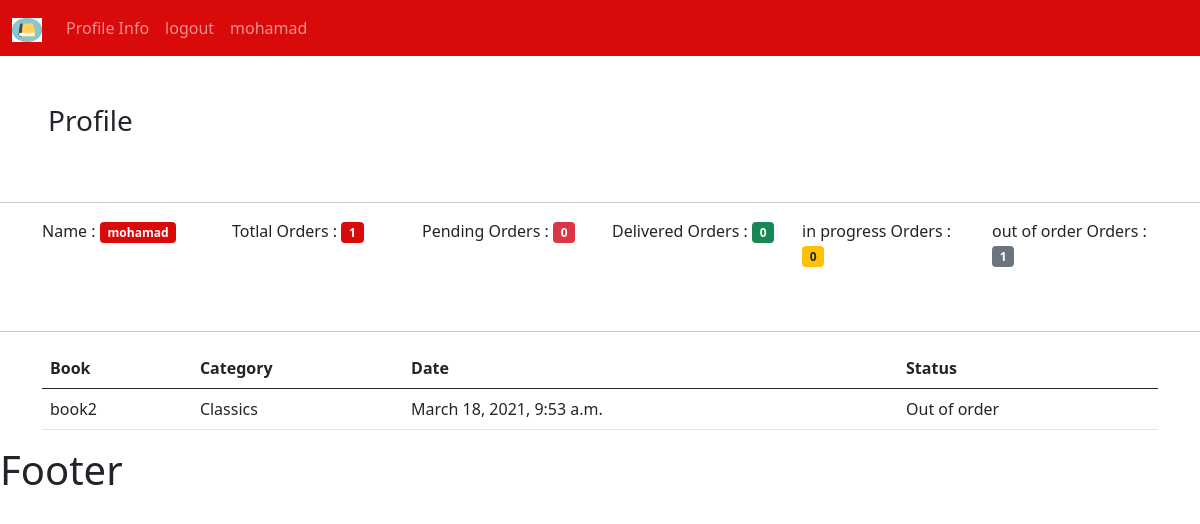
/user/ (signed in), run on the app's committed database.
### bookstore/models.py (models this page shows, shortened)
class Order(models.Model):
        STATUS= (
        ('Pending','Pending'),
        ('Delivered','Delivered'),
        ('Out of order','out of order'),
        ('in progress','in progress'),
        )
        customer=models.ForeignKey(Customer,null=True,on_delete=models.SET_NULL)
        book=models.ForeignKey(Book,null=True,on_delete=models.SET_NULL)
        tag=models.ManyToManyField(Tag)
        status=models.CharField(max_length=100,null=True , choices=STATUS)
        date_created = models.DateTimeField(auto_now_add=True,null=True)

class Book(models.Model):
        CATEGORY= (
        ('Classics','Classics'),
        ('Comic Book ','Comic Book '),
        ('Fantasy','Fantasy'),
        ('Horror','Horror'),
        )
        name=models.CharField(max_length=100,null=True)
        auther=models.CharField(max_length=100,null=True)
        price=models.FloatField(max_length=100,null=True)
        category=models.CharField(max_length=100,null=True, choices=CATEGORY)
        tag=models.ManyToManyField(Tag)
        description=models.CharField(max_length=200,null=True)
        date_created = models.DateTimeField(auto_now_add=True,null=True)
        def __str__(self):
            return self.name

### bookstore/decorators.py (the view)
        def wrapper_func(request , *args ,**kwargs):
            group =None
            if request.user.groups.exists():
                group =request.user.groups.all()[0].name
                if group in allowedgroups:
                  return view_func(request , *args ,**kwargs)
                else:
                  return redirect('user')

### bookstore/views.py (called while the page is built)
@login_required(login_url="login")
@allowedUsers(allowedgroups=["customer"])
def userprofile(request):
   orders=request.user.customer.order_set.all()
   t_orders=orders.count()
   d_orders=orders.filter(status='Delivered').count()
   p_orders=orders.filter(status='Pending').count()
   i_orders=orders.filter(status='in progress ').count()
   o_orders=orders.filter(status='Out of order').count()
   context = {
   'orders':orders,
   't_orders':t_orders,
   'p_orders':p_orders,
   'd_orders':d_orders,
   'i_orders':i_orders,
   'o_orders':o_orders
   }
   return render(request,'bookstore/profile.html', context)

### bookstore/templates/bookstore/profile.html
{% extends 'bookstore/main.html'%}
{% block content %}
<h3 class='p-5'> Profile</h3>
<hr>
<div class="container pb-5">
  <div class="row">
    <div class="col-sm">
     Name : <span class="badge bg-primary">{{request.user.username}}</span>
    </div>
    <div class="col-sm">
     Totlal Orders : <span class="badge bg-primary">{{t_orders}}</span>
    </div>
    <div class="col-sm">
      Pending Orders : <span class="badge bg-danger">{{p_orders}}</span>
    </div>
    <div class="col-sm">
     Delivered Orders : <span class="badge bg-success">{{d_orders}}</span>
    </div>
     <div class="col-sm">
       in progress Orders : <span class="badge bg-warning text-dark">{{i_orders}}</span>
    </div>
     <div class="col-sm">
      out of order Orders : <span class="badge bg-secondary">{{o_orders}}</span>
    </div>
  </div>
</div>
<hr>
<div class='container'>
<table class="table">
  <thead>
    <tr>
      <th scope="col">Book</th>
      <th scope="col">Category</th>
      <th scope="col">Date</th>
      <th scope="col">Status</th>
    </tr>
  </thead>
  <tbody>
     {% for item in orders %}
     <tr>
     <td>{{item.book}}</td>
      <td>{{item.book.category}}</td>
      <td>{{item.date_created}}</td>
      <td>{{item.status}}</td>
      {% endfor %}
    </tr>
  </tbody>
</table>
</div>
{% endblock%}

### bookstore/templates/bookstore/navbar.html (shortened to what this page needs)
{% load static %}
<nav class="navbar navbar-expand-lg  navbar-dark bg-primary">
  <div class="container-fluid">
    <a class="navbar-brand" href="{% url 'home' %}">
     <img src="{% static '/images/book.png' %}" alt="" width="30" height="24">
    </a>
    <div class="collapse navbar-collapse" id="navbarSupportedContent">
      <ul class="navbar-nav me-auto mb-2 mb-lg-0">
         <li class="nav-item">
          <a class="nav-link" href="{% url 'profile_info' %}">Profile Info</a>
        </li>
          <a class="nav-link" href="{% url 'logout' %}">logout</a>
         <li class="nav-item">
                   <a class="nav-link" href="#">{{ request.user}}</a>
        </li>
      </ul>
    </div>
  </div>
</nav>

### static/css/style.css (style rules this page uses)
.bg-primary { background-color: #d90a0a!important; }

### data on the page
Order: book "book2", book.category "Classics", date_created "March 18, 2021, 9:53 a.m.", status "Out of order"

### other printed values
{{ request.user }} "mohamad"
{{ request.user.username }} "mohamad"
{{ t_orders }} "1"
{{ p_orders }} "0"
{{ d_orders }} "0"
{{ i_orders }} "0"
{{ o_orders }} "1"
